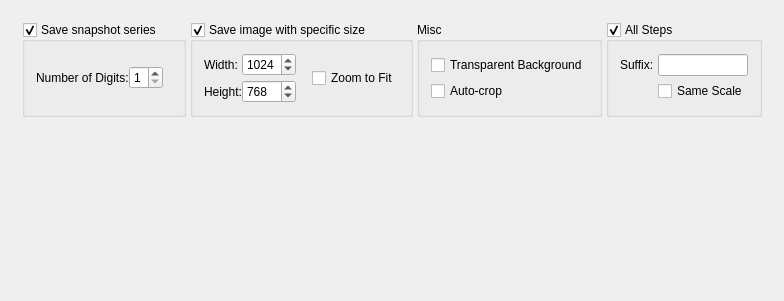
<ui version="4.0" stdsetdef="1">
  <author></author>
  <comment></comment>
  <exportmacro></exportmacro>
  <class>SnapshotSettingsPanel</class>
  <widget class="QWidget" name="SnapshotSettingsPanel">
    <property name="geometry">
      <rect>
        <x>0</x>
        <y>0</y>
        <width>506</width>
        <height>301</height>
      </rect>
    </property>
    <property name="windowTitle">
      <string>LDView Snapshot Options</string>
    </property>
    <property name="windowIcon">
      <iconset resource="resources.qrc" >
      <normaloff>:/images/images/LDViewIcon16.png</normaloff>:/images/images/LDViewIcon16.png</iconset>
    </property>
    <layout class="QVBoxLayout">
      <property name="margin">
        <number>11</number>
      </property>
      <property name="spacing">
        <number>4</number>
      </property>
      <item>
        <layout class="QVBoxLayout">
          <property name="margin">
            <number>11</number>
          </property>
          <property name="spacing">
            <number>4</number>
          </property>
          <item>
            <layout class="QGridLayout">
              <property name="margin">
                <number>0</number>
              </property>
              <property name="spacing">
                <number>4</number>
              </property>
              <item row="0" column="0">
                <widget class="QGroupBox" name="seriesEnabledButton">
                  <property name="title">
                    <string>Save snapshot series</string>
                  </property>
                  <property name="checkable">
                    <bool>true</bool>
                  </property>
                  <layout class="QVBoxLayout">
                    <property name="margin">
                      <number>11</number>
                    </property>
                    <property name="spacing">
                      <number>4</number>
                    </property>
                    <item>
                      <layout class="QHBoxLayout">
                        <property name="margin">
                          <number>0</number>
                        </property>
                        <property name="spacing">
                          <number>0</number>
                        </property>
                        <item>
                          <widget class="QLabel" name="digitLabel">
                            <property name="text">
                              <string>Number of Digits:</string>
                            </property>
                            <property name="wordWrap">
                              <bool>false</bool>
                            </property>
                          </widget>
                        </item>
                        <item>
                          <widget class="QSpinBox" name="digitBox">
                            <property name="maximum">
                              <number>4</number>
                            </property>
                            <property name="minimum">
                              <number>1</number>
                            </property>
                            <property name="value">
                              <number>1</number>
                            </property>
                          </widget>
                        </item>
                        <item>
                          <spacer name="Spacer_digitbox">
                            <property name="sizeHint">
                              <size>
                                <width>20</width>
                                <height>20</height>
                              </size>
                            </property>
                            <property name="sizeType">
                              <enum>QSizePolicy::Expanding</enum>
                            </property>
                            <property name="orientation">
                              <enum>Qt::Horizontal</enum>
                            </property>
                          </spacer>
                        </item>
                      </layout>
                    </item>
                  </layout>
                </widget>
              </item>
              <item row="0" column="1">
                <widget class="QGroupBox" name="sizeEnabledButton">
                  <property name="title">
                    <string>Save image with specific size</string>
                  </property>
                  <property name="checkable">
                    <bool>true</bool>
                  </property>
                  <layout class="QVBoxLayout">
                    <property name="margin">
                      <number>11</number>
                    </property>
                    <property name="spacing">
                      <number>4</number>
                    </property>
                    <item>
                      <layout class="QHBoxLayout">
                        <property name="margin">
                          <number>0</number>
                        </property>
                        <property name="spacing">
                          <number>0</number>
                        </property>
                        <item>
                          <layout class="QVBoxLayout">
                            <property name="margin">
                              <number>0</number>
                            </property>
                            <property name="spacing">
                              <number>4</number>
                            </property>
                            <item>
                              <widget class="QLabel" name="widthLabel">
                                <property name="text">
                                  <string>Width:</string>
                                </property>
                                <property name="wordWrap">
                                  <bool>false</bool>
                                </property>
                              </widget>
                            </item>
                            <item>
                              <widget class="QLabel" name="heightLabel">
                                <property name="text">
                                  <string>Height:</string>
                                </property>
                                <property name="wordWrap">
                                  <bool>false</bool>
                                </property>
                              </widget>
                            </item>
                          </layout>
                        </item>
                        <item>
                          <layout class="QVBoxLayout">
                            <property name="margin">
                              <number>0</number>
                            </property>
                            <property name="spacing">
                              <number>4</number>
                            </property>
                            <item>
                              <widget class="QSpinBox" name="widthBox">
                                <property name="maximum">
                                  <number>9999</number>
                                </property>
                                <property name="minimum">
                                  <number>50</number>
                                </property>
                                <property name="value">
                                  <number>1024</number>
                                </property>
                              </widget>
                            </item>
                            <item>
                              <widget class="QSpinBox" name="heightBox">
                                <property name="maximum">
                                  <number>9999</number>
                                </property>
                                <property name="minimum">
                                  <number>50</number>
                                </property>
                                <property name="value">
                                  <number>768</number>
                                </property>
                              </widget>
                            </item>
                          </layout>
                        </item>
                        <item>
                          <spacer name="Spacer16_4">
                            <property name="sizeHint">
                              <size>
                                <width>16</width>
                                <height>20</height>
                              </size>
                            </property>
                            <property name="sizeType">
                              <enum>QSizePolicy::Fixed</enum>
                            </property>
                            <property name="orientation">
                              <enum>Qt::Horizontal</enum>
                            </property>
                          </spacer>
                        </item>
                        <item>
                          <widget class="QCheckBox" name="zoomtofitEnabledButton">
                            <property name="text">
                              <string>Zoom to Fit</string>
                            </property>
                          </widget>
                        </item>
                        <item>
                          <spacer name="Spacer24">
                            <property name="sizeHint">
                              <size>
                                <width>20</width>
                                <height>20</height>
                              </size>
                            </property>
                            <property name="sizeType">
                              <enum>QSizePolicy::Expanding</enum>
                            </property>
                            <property name="orientation">
                              <enum>Qt::Horizontal</enum>
                            </property>
                          </spacer>
                        </item>
                      </layout>
                    </item>
                  </layout>
                </widget>
              </item>
              <item row="0" column="2">
                <widget class="QGroupBox" name="pbufferBox">
                  <property name="title">
                    <string>Misc</string>
                  </property>
                  <layout class="QVBoxLayout">
                    <property name="margin">
                      <number>11</number>
                    </property>
                    <property name="spacing">
                      <number>4</number>
                    </property>
                    <item>
                      <widget class="QCheckBox" name="transparentBackgroundButton">
                        <property name="text">
                          <string>Transparent Background</string>
                        </property>
                      </widget>
                    </item>
                    <item>
                      <widget class="QCheckBox" name="autoCropButton">
                        <property name="text">
                          <string>Auto-crop</string>
                        </property>
                      </widget>
                    </item>
                  </layout>
                </widget>
              </item>
              <item row="0" column="3">
                <widget class="QGroupBox" name="allStepsBox">
                  <property name="title">
                    <string>All Steps</string>
                  </property>
                  <property name="checkable">
                    <bool>true</bool>
                  </property>
                  <layout class="QGridLayout">
                    <property name="margin">
                      <number>11</number>
                    </property>
                    <property name="spacing">
                      <number>4</number>
                    </property>
                    <item row="0" column="0">
                      <widget class="QLabel" name="suffixLabel">
                        <property name="text">
                          <string>Suffix:</string>
                        </property>
                        <property name="wordWrap">
                          <bool>false</bool>
                        </property>
                      </widget>
                    </item>
                    <item row="0" column="1">
                      <widget class="QLineEdit" name="suffixEdit"/>
                    </item>
                    <item row="1" column="1">
                      <widget class="QCheckBox" name="sameScaleCheck">
                        <property name="text">
                          <string>Same Scale</string>
                        </property>
                      </widget>
                    </item>
                  </layout>
                </widget>
              </item>
            </layout>
          </item>
          <item>
            <spacer name="Spacer10_2">
              <property name="sizeHint">
                <size>
                  <width>20</width>
                  <height>20</height>
                </size>
              </property>
              <property name="sizeType">
                <enum>QSizePolicy::Expanding</enum>
              </property>
              <property name="orientation">
                <enum>Qt::Vertical</enum>
              </property>
            </spacer>
          </item>
        </layout>
      </item>
    </layout>
  </widget>
  <layoutdefault spacing="4" margin="11"/>
  <tabstops>
    <tabstop>seriesEnabledButton</tabstop>
    <tabstop>digitBox</tabstop>
    <tabstop>sizeEnabledButton</tabstop>
    <tabstop>widthBox</tabstop>
    <tabstop>heightBox</tabstop>
    <tabstop>zoomtofitEnabledButton</tabstop>
  </tabstops>
  <pixmapfunction></pixmapfunction>
  <resources>
   <include location="resources.qrc" />
  </resources>
</ui>
